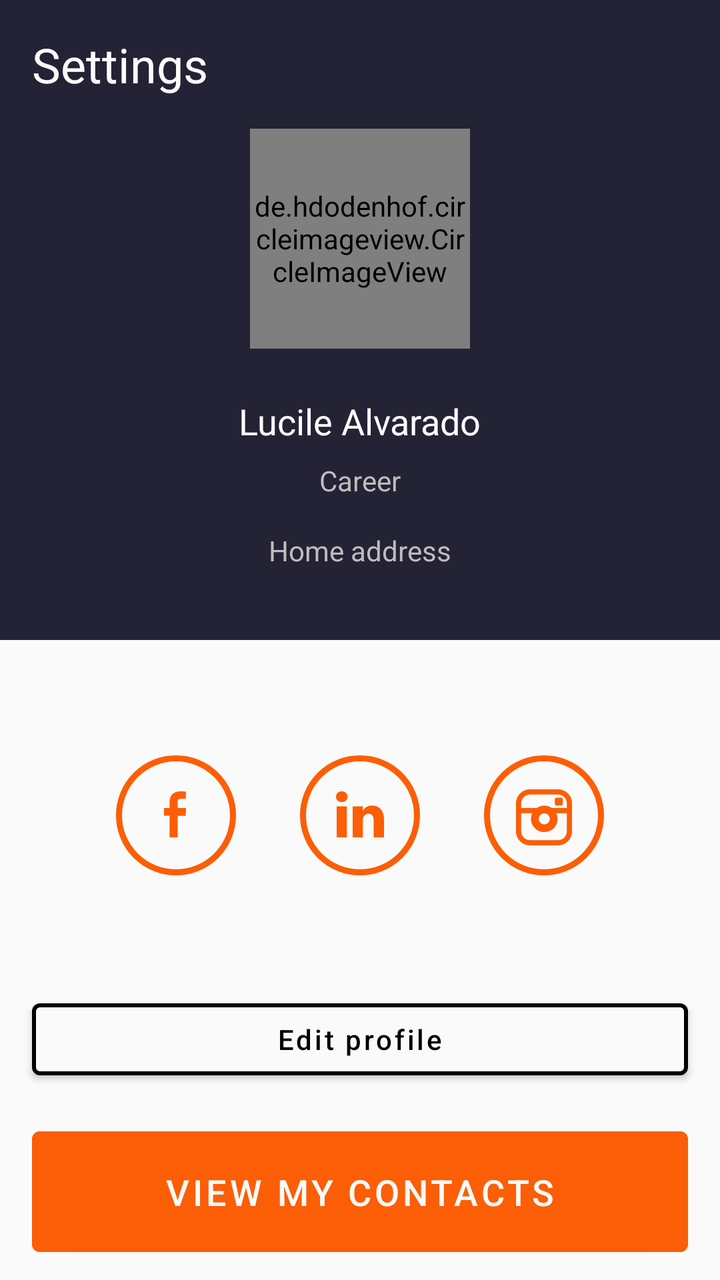
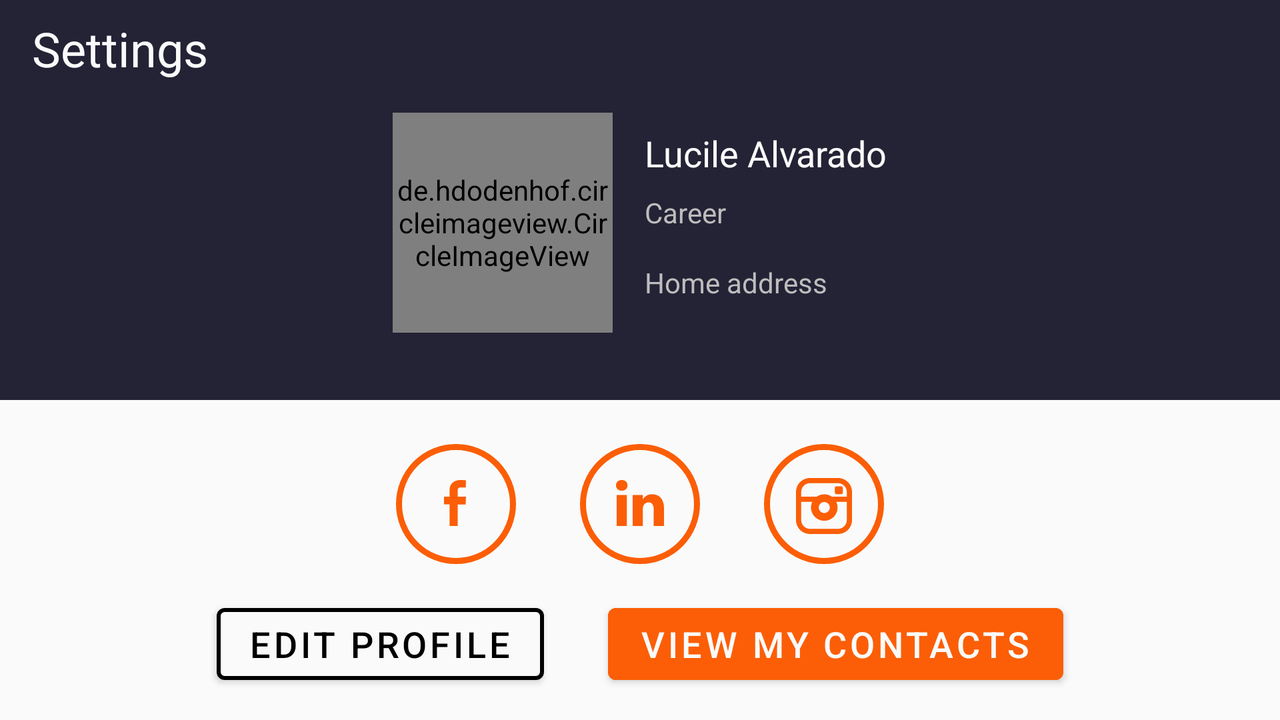

Two renders of one Android screen. The first uses the default layout on a phone; the second uses the alternative layout the repository ships for a different screen configuration, on a matching device. The two XML files are below.
<!-- AndroidManifest.xml: application theme Theme.Level3 -->
<!-- res/layout/fragment_profile.xml -->
<?xml version="1.0" encoding="utf-8"?>
<androidx.appcompat.widget.LinearLayoutCompat xmlns:android="http://schemas.android.com/apk/res/android"
    xmlns:app="http://schemas.android.com/apk/res-auto"
    android:layout_width="match_parent"
    android:layout_height="match_parent"
    android:orientation="vertical">


    <LinearLayout
        android:layout_width="match_parent"
        android:layout_height="0dp"
        android:layout_weight="50"
        android:background="?attr/colorPrimaryVariant"
        android:orientation="vertical">


        <TextView
            android:id="@+id/tv_settings"
            android:layout_width="wrap_content"
            android:layout_height="wrap_content"
            android:layout_marginStart="@dimen/margin_normal"
            android:layout_marginTop="@dimen/margin_normal"
            android:text="@string/tv_settings"
            android:textColor="?attr/colorOnPrimary"
            android:textSize="@dimen/text_extra_large" />

        <de.hdodenhof.circleimageview.CircleImageView
            android:id="@+id/img_profile_picture"
            android:layout_width="110dp"
            android:layout_height="110dp"
            android:layout_gravity="center"
            android:layout_marginTop="@dimen/margin_normal"
            android:src="@drawable/profile_image"/>


        <TextView
            android:id="@+id/tv_name"
            android:layout_width="wrap_content"
            android:layout_height="wrap_content"
            android:layout_gravity="center"
            android:layout_marginTop="@dimen/text_extra_large"
            android:text="@string/tv_user_name"
            android:textColor="?attr/colorOnPrimary"
            android:textSize="@dimen/text_large" />

        <TextView
            android:id="@+id/tv_career"
            android:layout_width="wrap_content"
            android:layout_height="wrap_content"
            android:layout_gravity="center"
            android:text="@string/tv_career"
            android:layout_marginTop="@dimen/margin_small"
            android:textColor="?attr/colorSecondary"
            android:textSize="@dimen/text_normal" />

        <TextView
            android:id="@+id/tv_address"
            android:layout_width="wrap_content"
            android:layout_height="wrap_content"
            android:layout_gravity="center"
            android:layout_marginTop="@dimen/margin_normal"
            android:text="@string/tv_address"
            android:textColor="?attr/colorSecondary"
            android:textSize="@dimen/text_normal" />


    </LinearLayout>


    <LinearLayout
        android:id="@+id/ll_bottom_half_of_the_screen"
        android:layout_width="match_parent"
        android:layout_height="0dp"
        android:layout_weight="50"
        android:background="?attr/colorOnPrimary"
        android:gravity="bottom"
        android:orientation="vertical">

        <LinearLayout
            android:layout_width="match_parent"
            android:layout_height="wrap_content"
            android:layout_marginVertical="50dp"
            android:orientation="horizontal"
            android:gravity="center">
            <ImageButton
                android:id="@+id/ib_facebook"
                android:layout_width="wrap_content"
                android:layout_height="wrap_content"
                android:layout_marginHorizontal="@dimen/margin_normal"
                android:background="@drawable/facebook_button"/>
            <ImageButton
                android:id="@+id/ib_linked_in"
                android:layout_width="wrap_content"
                android:layout_height="wrap_content"
                android:layout_marginHorizontal="@dimen/margin_normal"
                android:background="@drawable/linked_in_button"/>
            <ImageButton
                android:id="@+id/ib_instagram"
                android:layout_width="wrap_content"
                android:layout_height="wrap_content"
                android:layout_marginHorizontal="@dimen/margin_normal"
                android:background="@drawable/instagram_button"/>

        </LinearLayout>

        <com.google.android.material.button.MaterialButton
            android:id="@+id/edit_profile"
            android:layout_width="match_parent"
            android:layout_height="wrap_content"
            android:layout_marginHorizontal="@dimen/margin_normal"
            android:layout_marginVertical="@dimen/margin_small"
            android:backgroundTint="?attr/colorOnPrimary"
            app:strokeColor="?attr/colorOnSecondary"
            app:strokeWidth="2dp"
            android:text="@string/mb_edit_profile"
            android:textAllCaps="false"
            android:textColor="?attr/colorOnSecondary"
            android:textSize="@dimen/text_normal" />

        <com.google.android.material.button.MaterialButton
            android:id="@+id/mb_view_contacts"
            android:layout_width="match_parent"
            android:layout_height="wrap_content"
            android:layout_marginHorizontal="@dimen/margin_normal"
            android:layout_marginVertical="@dimen/margin_small"
            android:backgroundTint="?attr/colorPrimary"
            android:padding="18dp"
            android:text="@string/mb_view_contacts"
            android:textSize="@dimen/text_large" />

    </LinearLayout>





</androidx.appcompat.widget.LinearLayoutCompat>
<!-- resources referenced by this layout -->
<resources>
  <dimen name="margin_normal">16dp</dimen>
  <dimen name="margin_small">8dp</dimen>
  <dimen name="text_extra_large">24sp</dimen>
  <dimen name="text_large">18sp</dimen>
  <dimen name="text_normal">14sp</dimen>
  <!-- drawable facebook_button (drawable) -->
  <?xml version="1.0" encoding="utf-8"?>
      <vector xmlns:android="http://schemas.android.com/apk/res/android"
          android:width="60dp"
          android:height="60dp"
          android:viewportWidth="60"
          android:viewportHeight="60">
          <path
              android:fillColor="?attr/colorOnPrimary"
              android:strokeColor="?attr/colorPrimary"
              android:strokeWidth="3"
              android:pathData="M30 1.5A28.5 28.5 0 1 0 30 58.5 28.5 28.5 0 1 0 30 1.5z"/>
          <path
              android:fillColor="?attr/colorPrimary"
              android:pathData="M26.8 41V30.2H24v-3.88h2.8V23c0-2.6 1.67-5 5.49-5 1.55 0 2.7 0.15 2.7 0.15l-0.1 3.63-2.44-0.01c-1.38 0-1.6 0.64-1.6 1.71v2.84H35l-0.18 3.89h-3.97V41h-4.04"/>
      </vector>
  <!-- drawable linked_in_button (drawable) -->
  <?xml version="1.0" encoding="utf-8"?>
  <vector xmlns:android="http://schemas.android.com/apk/res/android"
      android:width="60dp"
      android:height="60dp"
      android:viewportWidth="60"
      android:viewportHeight="60">
      <path
          android:fillColor="?attr/colorOnPrimary"
          android:strokeColor="?attr/colorPrimary"
          android:strokeWidth="3"
          android:pathData="M30 1.5A28.5 28.5 0 1 0 30 58.5 28.5 28.5 0 1 0 30 1.5z"/>
      <path
          android:fillColor="?attr/colorPrimary"
          android:pathData="M23.45 41V25.48H18.3V41h5.15Zm-2.57-17.64c1.8 0 2.9-1.19 2.9-2.68-0.03-1.52-1.1-2.68-2.87-2.68-1.76 0-2.91 1.16-2.91 2.68 0 1.49 1.12 2.68 2.84 2.68h0.04ZM26.3 41h5.14v-8.67c0-0.46 0.03-0.92 0.17-1.25 0.37-0.93 1.22-1.9 2.64-1.9 1.86 0 2.6 1.43 2.6 3.52V41H42v-8.9c0-4.76-2.54-6.98-5.92-6.98-2.78 0-4 1.55-4.67 2.61h0.03v-2.25H26.3c0.06 1.46 0 15.52 0 15.52Z"/>
  </vector>
  <string name="mb_edit_profile">Edit profile</string>
  <string name="mb_view_contacts">VIEW MY CONTACTS</string>
  <string name="tv_address">Home address</string>
  <string name="tv_career">Career</string>
  <string name="tv_settings">Settings</string>
  <string name="tv_user_name">Lucile Alvarado</string>
  <style name="Theme.Level3" parent="Theme.MaterialComponents.DayNight.NoActionBar">
          
          <item name="colorPrimary">@color/orange</item>
          <item name="colorPrimaryVariant">@color/dark_purple</item>
          <item name="colorOnPrimary">@color/white</item>
          
          <item name="colorSecondary">@color/gray</item>
          <item name="colorSecondaryVariant">#5A5A5A</item>
          <item name="colorOnSecondary">@color/black</item>
          
          <item name="android:statusBarColor">?attr/colorPrimaryVariant</item>
          
      </style>
  <color name="orange">#FB5E06</color>
  <color name="dark_purple">#242235</color>
  <color name="white">#FAFAFA</color>
  <color name="gray">#BDBDBD</color>
  <color name="black">#FF000000</color>
</resources>
<!-- res/layout-land/fragment_profile.xml (the author's variant of the layout above) -->
<!-- drawn on the phone turned sideways -->
<?xml version="1.0" encoding="utf-8"?>
<androidx.appcompat.widget.LinearLayoutCompat xmlns:android="http://schemas.android.com/apk/res/android"
    xmlns:app="http://schemas.android.com/apk/res-auto"
    xmlns:tools="http://schemas.android.com/tools"
    android:layout_width="match_parent"
    android:layout_height="match_parent"
    android:background="?attr/colorPrimaryVariant"
    android:orientation="vertical"
    tools:context="com.vkunitsyn.level4.ui.ProfileFragment">

    <TextView
        android:layout_width="wrap_content"
        android:layout_height="wrap_content"
        android:layout_marginStart="@dimen/margin_normal"
        android:layout_marginTop="@dimen/margin_small"
        android:text="@string/tv_settings"
        android:textColor="?attr/colorOnPrimary"
        android:textSize="@dimen/text_extra_large" />


    <LinearLayout
        android:layout_width="match_parent"
        android:layout_height="0dp"
        android:gravity="center_horizontal"
        android:layout_weight="50"
        android:orientation="horizontal">

        <de.hdodenhof.circleimageview.CircleImageView
            android:layout_width="110dp"
            android:layout_height="110dp"
            android:layout_marginTop="@dimen/margin_normal"
            android:src="@drawable/profile_image" />

        <LinearLayout
            android:layout_width="wrap_content"
            android:layout_height="wrap_content"
            android:layout_marginStart="@dimen/margin_normal"
            android:orientation="vertical">

            <TextView
                android:id="@+id/tv_name"
                android:layout_width="wrap_content"
                android:layout_height="wrap_content"
                android:layout_marginTop="@dimen/text_extra_large"
                android:text="@string/tv_user_name"
                android:textColor="?attr/colorOnPrimary"
                android:textSize="@dimen/text_large" />

            <TextView
                android:id="@+id/tv_career"
                android:layout_width="wrap_content"
                android:layout_height="wrap_content"
                android:layout_marginTop="@dimen/margin_small"
                android:text="@string/tv_career"
                android:textColor="?attr/colorSecondary"
                android:textSize="@dimen/text_normal" />

            <TextView
                android:id="@+id/tv_address"
                android:layout_width="wrap_content"
                android:layout_height="wrap_content"
                android:layout_marginTop="@dimen/margin_normal"
                android:text="@string/tv_address"
                android:textColor="?attr/colorSecondary"
                android:textSize="@dimen/text_normal" />
        </LinearLayout>

    </LinearLayout>


    <LinearLayout
        android:id="@+id/ll_bottom_half_of_the_screen"
        android:layout_width="match_parent"
        android:layout_height="0dp"
        android:layout_weight="50"
        android:background="?attr/colorOnPrimary"
        android:gravity="center"
        android:orientation="vertical">

        <LinearLayout
            android:layout_width="match_parent"
            android:layout_height="wrap_content"
            android:layout_marginTop="@dimen/margin_small"
            android:gravity="center_horizontal"
            android:orientation="horizontal">

            <ImageButton
                android:id="@+id/ib_facebook"
                android:layout_width="wrap_content"
                android:layout_height="wrap_content"
                android:layout_marginHorizontal="@dimen/margin_normal"
                android:background="@drawable/facebook_button" />

            <ImageButton
                android:id="@+id/ib_linked_in"
                android:layout_width="wrap_content"
                android:layout_height="wrap_content"
                android:layout_marginHorizontal="@dimen/margin_normal"
                android:background="@drawable/linked_in_button" />

            <ImageButton
                android:id="@+id/ib_instagram"
                android:layout_width="wrap_content"
                android:layout_height="wrap_content"
                android:layout_marginHorizontal="@dimen/margin_normal"
                android:background="@drawable/instagram_button" />

        </LinearLayout>

        <LinearLayout
            android:layout_width="match_parent"
            android:layout_height="wrap_content"
            android:gravity="center"
            android:layout_marginTop="@dimen/margin_normal">

            <com.google.android.material.button.MaterialButton
                android:id="@+id/edit_profile"
                android:layout_width="wrap_content"
                android:layout_height="wrap_content"
                android:backgroundTint="?attr/colorOnPrimary"
                android:text="@string/mb_edit_profile"
                android:textColor="?attr/colorOnSecondary"
                android:textSize="@dimen/text_large"
                android:layout_marginHorizontal="@dimen/margin_normal"
                app:strokeColor="?attr/colorOnSecondary"
                app:strokeWidth="2dp" />

            <com.google.android.material.button.MaterialButton
                android:id="@+id/mb_view_contacts"
                android:layout_width="wrap_content"
                android:layout_height="wrap_content"
                android:backgroundTint="?attr/colorPrimary"
                android:layout_marginHorizontal="@dimen/margin_normal"
                android:text="@string/mb_view_contacts"
                android:textSize="@dimen/text_large" />
        </LinearLayout>
    </LinearLayout>
</androidx.appcompat.widget.LinearLayoutCompat>
